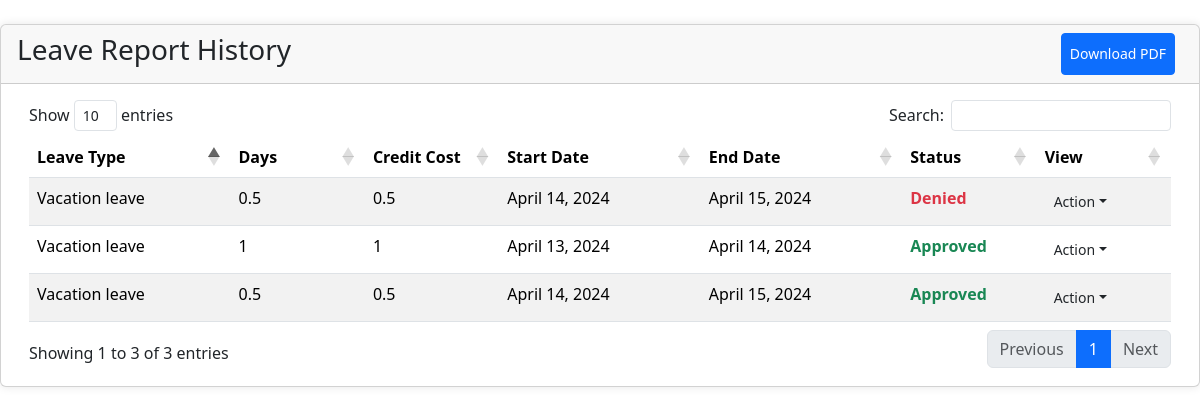
Page /user/history.php (signed in) on the committed database.
### tables this page shows
CREATE TABLE `employee_leave` (
  `leave_id` int(11) NOT NULL,
  `employee_id` varchar(20) NOT NULL,
  `leave_type` int(11) NOT NULL,
  `start_date` date NOT NULL,
  `end_date` date DEFAULT NULL,
  `status` varchar(50) NOT NULL,
  `reason` varchar(150) NOT NULL,
  `leave_form` text NOT NULL,
  `med_cert` text DEFAULT NULL,
  `days` float NOT NULL,
  `credit_cost` float NOT NULL,
  `reject_reason` varchar(255) NOT NULL
);

CREATE TABLE `leave_type` (
  `type_id` int(11) NOT NULL,
  `leave_name` varchar(50) NOT NULL
);

### user/history.php (the view, shortened to what this page needs)
<?php
    require('../config.php');
?>
<!DOCTYPE html>
<html lang="en">
<head>
    <link rel="stylesheet" href="../css/contents.css?ver=0001">
    <link href="https://cdn.jsdelivr.net/npm/bootstrap@5.3.3/dist/css/bootstrap.min.css" rel="stylesheet">
    <link rel="stylesheet" type="text/css" href="https://cdn.datatables.net/1.11.5/css/dataTables.bootstrap4.min.css">
</head>
<body>
    <div class="card card-outline card-primary mt-4" id="load-content">
        <div class="card-header d-flex justify-content-between">
            <h3 class="card-title">Leave Report History</h3>
            <div class="d-flex">
            <button class="btn btn-sm btn-primary mx-2" onclick="generatePDF()">Download PDF</button>
            </div>
        </div>
        <div class="card-body">
            <div class="container-fluid">
                <table id="tableData" class="table table-striped">
                    <colgroup>
                        <col width="15%">
                        <col width="10%">
                        <col width="10%">
                        <col width="15%">
                        <col width="15%">
                        <col width="10%">
                        <col width="10%">
                    </colgroup>
                    <thead>
                        <tr>
                            <th>Leave Type</th>
                            <th>Days</th>
                            <th>Credit Cost</th>
                            <th>Start Date</th>
                            <th>End Date</th>
                            <th>Status</th>
                            <th>View</th>
                        </tr>
                    </thead>
                    <tbody>
                        <?php
                            if(isset($_SESSION['employee_id'])){
                                $employeeId = $_SESSION['employee_id'];
                            }
                            $counter = 0;
                            $reportSql = $con->query("SELECT * FROM
                                employee_leave
                                INNER JOIN employee ON employee_leave.employee_id=employee.employee_id
                                INNER JOIN leave_type ON employee_leave.leave_type = leave_type.type_id
                                WHERE employee.employee_id = '$employeeId' AND  (employee_leave.status = 'Accepted' OR employee_leave.status = 'Rejected' OR employee_leave.status = 'Canceled')
                                ORDER BY leave_id DESC"
                            );
                            while($employee = $reportSql->fetch_assoc()){
                                $counter++;
                        ?>
                        <tr>
                            <td><?= $employee['leave_name'] ?></td>
                            <td><?= $employee['days'] ?></td>
                            <td><?= $employee['credit_cost'] ?></td>
                            <td><?= date('F j, Y', strtotime($employee['start_date'])) ?></td>
                            <td><?= date('F j, Y', strtotime($employee['end_date'])) ?></td>
                            <td>
                                <?php if($employee['status'] == 'Accepted'): ?>
                                    <b class="text-success">Approved</b>
                                <?php elseif($employee['status'] == 'Rejected'): ?>
                                    <b class="text-danger">Denied</b>
                                <?php elseif($employee['status'] == 'Canceled'): ?>
                                    <b class="text-muted">Canceled</b>
                                <?php else: ?>
                                    <b class="text-primary">Pending</b>
                                <?php endif; ?>
                            </td>
                            <td>
                                <div class="dropdown">
                                    <button class="btn btn-flat btn-default btn-sm dropdown-toggle" onclick="toggleDropdown(<?= $counter ?>)" aria-expanded="false">Action</button>
                                </div>
                            </td>
                        </tr>
                        <?php
                            }
                        ?>
                    </tbody>
                </table>
            </div>
        </div>
    </div>
</body>
</html>

### css/contents.css (style rules this page uses)
.card { position: relative; display: flex; flex-direction: column; min-width: 0; word-wrap: break-word; background-color: #fff; background-clip: border-box; border: 1px solid rgba(0, 0, 0, 0.125); border-radius: 0.25rem; }
.card-body { flex: 1 1 auto; padding: 1rem 1rem; }
.card-title { margin-bottom: 0.5rem; }
.card-header { padding: 0.5rem 1rem; margin-bottom: 0; background-color: rgba(0, 0, 0, 0.03); border-bottom: 1px solid rgba(0, 0, 0, 0.125); }
.card-header:first-child { border-radius: calc(0.25rem - 1px) calc(0.25rem - 1px) 0 0; }
.card { border-radius: 15px; box-shadow: 0 0 10px rgba(0, 0, 0, 0.1); }
.card-header { border-bottom: none; }
.card-body { padding: 20px; }
.table { margin-bottom: 0; }
.dropdown { position: relative; display: inline-block; }
.card-header { display: flex; justify-content: space-between; }

### rows in the picture
employee_leave: leave_type.leave_name "Vacation leave", days "0.5", credit_cost "0.5", start_date "April 14, 2024", end_date "April 15, 2024", status "Denied"
employee_leave: leave_type.leave_name "Vacation leave", days "1", credit_cost "1", start_date "April 13, 2024", end_date "April 14, 2024", status "Approved"
employee_leave: leave_type.leave_name "Vacation leave", days "0.5", credit_cost "0.5", start_date "April 14, 2024", end_date "April 15, 2024", status "Approved"
